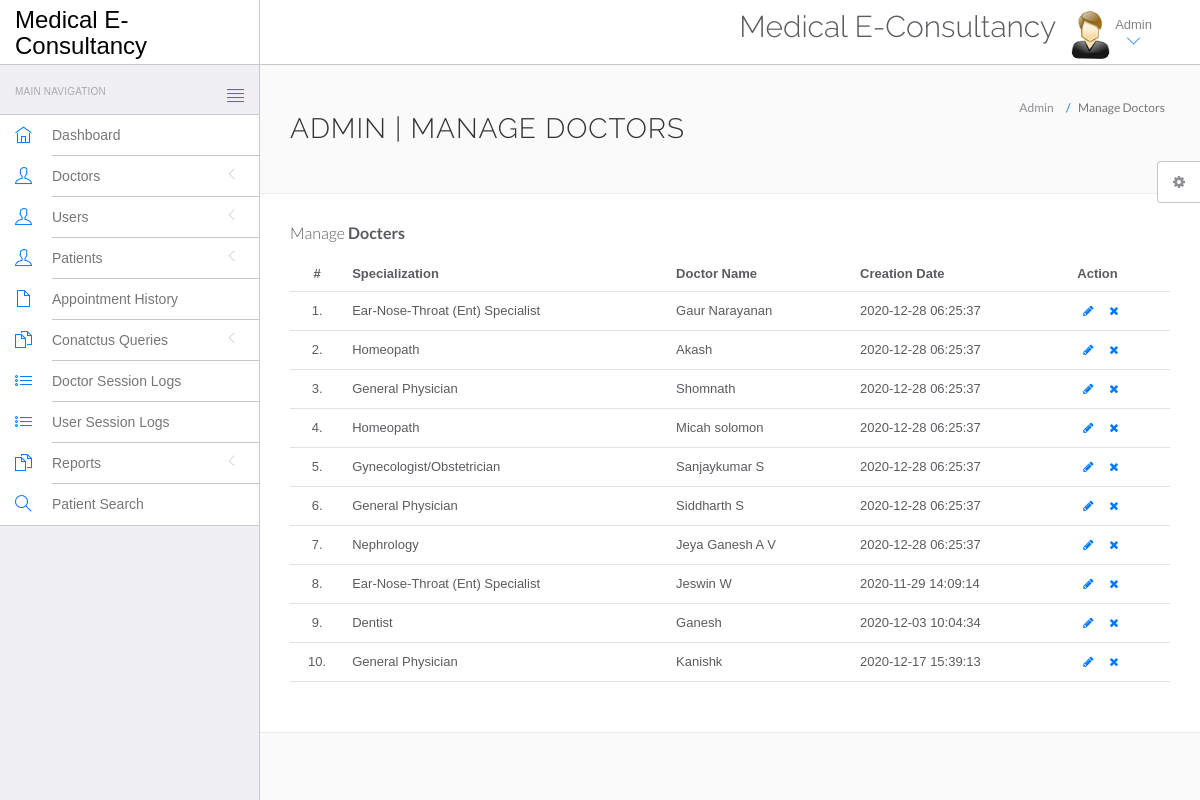
Page /hms/admin/manage-doctors.php (signed in) on the committed database.
### tables this page shows
CREATE TABLE `doctors` (
  `id` int(11) NOT NULL,
  `specilization` varchar(255) DEFAULT NULL,
  `doctorName` varchar(255) DEFAULT NULL,
  `address` longtext DEFAULT NULL,
  `docFees` varchar(255) DEFAULT NULL,
  `contactno` bigint(11) DEFAULT NULL,
  `docEmail` varchar(255) DEFAULT NULL,
  `password` varchar(255) DEFAULT NULL,
  `creationDate` timestamp NULL DEFAULT current_timestamp(),
  `updationDate` timestamp NULL DEFAULT NULL ON UPDATE current_timestamp()
);

### hms/admin/manage-doctors.php (the view, shortened to what this page needs)
<?php
include('include/config.php');
?>
<!DOCTYPE html>
<html lang="en">
	<head>
		<link rel="stylesheet" href="vendor/bootstrap/css/bootstrap.min.css">
		<link rel="stylesheet" href="vendor/fontawesome/css/font-awesome.min.css">
		<link rel="stylesheet" href="vendor/themify-icons/themify-icons.min.css">
		<link href="vendor/animate.css/animate.min.css" rel="stylesheet" media="screen">
		<link href="vendor/perfect-scrollbar/perfect-scrollbar.min.css" rel="stylesheet" media="screen">
		<link href="vendor/switchery/switchery.min.css" rel="stylesheet" media="screen">
		<link href="vendor/bootstrap-touchspin/jquery.bootstrap-touchspin.min.css" rel="stylesheet" media="screen">
		<link href="vendor/select2/select2.min.css" rel="stylesheet" media="screen">
		<link href="vendor/bootstrap-datepicker/bootstrap-datepicker3.standalone.min.css" rel="stylesheet" media="screen">
		<link href="vendor/bootstrap-timepicker/bootstrap-timepicker.min.css" rel="stylesheet" media="screen">
		<link rel="stylesheet" href="assets/css/styles.css">
		<link rel="stylesheet" href="assets/css/plugins.css">
		<link rel="stylesheet" href="assets/css/themes/theme-1.css" id="skin_color" />
	</head>
	<body>
		<div id="app">
<?php include('include/sidebar.php');?>
			<div class="app-content">
						<?php include('include/header.php');?>
				<div class="main-content" >
					<div class="wrap-content container" id="container">
						<section id="page-title">
							<div class="row">
								<div class="col-sm-8">
									<h1 class="mainTitle">Admin | Manage Doctors</h1>
																	</div>
								<ol class="breadcrumb">
									<li>
										<span>Admin</span>
									</li>
									<li class="active">
										<span>Manage Doctors</span>
									</li>
								</ol>
							</div>
						</section>
						<div class="container-fluid container-fullw bg-white">
									<div class="row">
								<div class="col-md-12">
									<h5 class="over-title margin-bottom-15">Manage <span class="text-bold">Docters</span></h5>
									<table class="table table-hover" id="sample-table-1">
										<thead>
											<tr>
												<th class="center">#</th>
												<th>Specialization</th>
												<th class="hidden-xs">Doctor Name</th>
												<th>Creation Date </th>
												<th>Action</th>
											</tr>
										</thead>
										<tbody>
<?php
$sql=mysqli_query($con,"select * from doctors");
$cnt=1;
while($row=mysqli_fetch_array($sql))
{
?>
											<tr>
												<td class="center"><?php echo $cnt;?>.</td>
												<td class="hidden-xs"><?php echo $row['specilization'];?></td>
												<td><?php echo $row['doctorName'];?></td>
												<td><?php echo $row['creationDate'];?>
												</td>
												<td >
												<div class="visible-md visible-lg hidden-sm hidden-xs">
							<a href="edit-doctor.php?id=<?php echo $row['id'];?>" class="btn btn-transparent btn-xs" tooltip-placement="top" tooltip="Edit"><i class="fa fa-pencil"></i></a>
	<a href="manage-doctors.php?id=<?php echo $row['id']?>&del=delete" onClick="return confirm('Are you sure you want to delete?')"class="btn btn-transparent btn-xs tooltips" tooltip-placement="top" tooltip="Remove"><i class="fa fa-times fa fa-white"></i></a>
												</div>
												</td>
											</tr>
											<?php
$cnt=$cnt+1;
											 }?>
										</tbody>
									</table>
								</div>
							</div>
								</div>
							</div>
						</div>
					</div>
				</div>
	<?php include('include/setting.php');?>
	</body>
</html>

### hms/admin/assets/css/themes/theme-1.css (style rules this page uses)
body { background: #FAFAFA; }

### rows in the picture
doctors: specilization "Ear-Nose-Throat (Ent) Specialist", doctorName "Gaur Narayanan", creationDate "2020-12-28 06:25:37"
doctors: specilization "Homeopath", doctorName "Akash", creationDate "2020-12-28 06:25:37"
doctors: specilization "General Physician", doctorName "Shomnath", creationDate "2020-12-28 06:25:37"
doctors: specilization "Homeopath", doctorName "Micah solomon", creationDate "2020-12-28 06:25:37"
doctors: specilization "Gynecologist/Obstetrician", doctorName "Sanjaykumar S", creationDate "2020-12-28 06:25:37"
doctors: specilization "General Physician", doctorName "Siddharth S", creationDate "2020-12-28 06:25:37"
doctors: specilization "Nephrology", doctorName "Jeya Ganesh A V", creationDate "2020-12-28 06:25:37"
doctors: specilization "Ear-Nose-Throat (Ent) Specialist", doctorName "Jeswin W", creationDate "2020-11-29 14:09:14"
doctors: specilization "Dentist", doctorName "Ganesh", creationDate "2020-12-03 10:04:34"
doctors: specilization "General Physician", doctorName "Kanishk", creationDate "2020-12-17 15:39:13"
